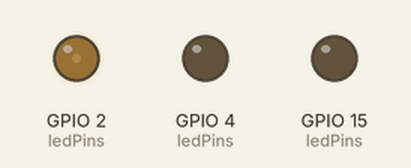
A sketch run on a simulated ESP32. Parts: output pins drawn as LEDs (lit = HIGH). Random numbers use the default seed unless the sketch sets one.

Above: at 0.1 s.
At 19.1 s:
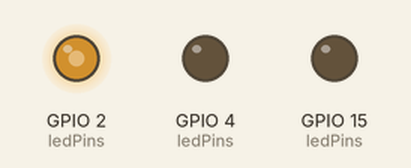
At 27.1 s:
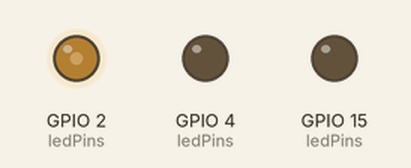
At 39.1 s:
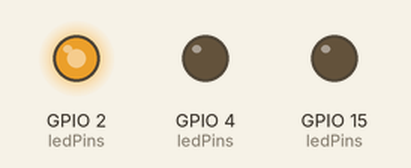
Timing chart, 0 to 40.0 s (numbered marks = the images above):
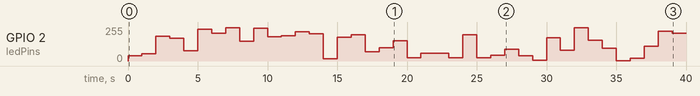

The sketch:

sketch_jun14a.ino
```cpp
const byte ledPins[] = {4,2,15};
const byte chns  [] = {0,1,2};
int red, green,blue;
void setup() {
    for(int i =0; i < 3 ;i++){
    ledcAttachChannel(ledPins[i],1000,8,chns[i]);
  }
}

void loop() {
  red= random(0,256);
  green= random(0,256);
  blue= random(0,256);
  setColor(red,green,blue);
  delay(1000);

}

void setColor(byte r, byte g, byte b){
  ledcWrite(chns[0],255 -r);
  ledcWrite(chns[1],255 -g);
  ledcWrite(chns[2],255 -b);

}
```

Measured:
- by itself, GPIO 2 (ledPins): 0/255 → 38/255 at 0.00 s, → 55/255 1.0 s later, → 187/255 1.0 s later, → 169/255 1.0 s later, … (40 changes in this stretch)
